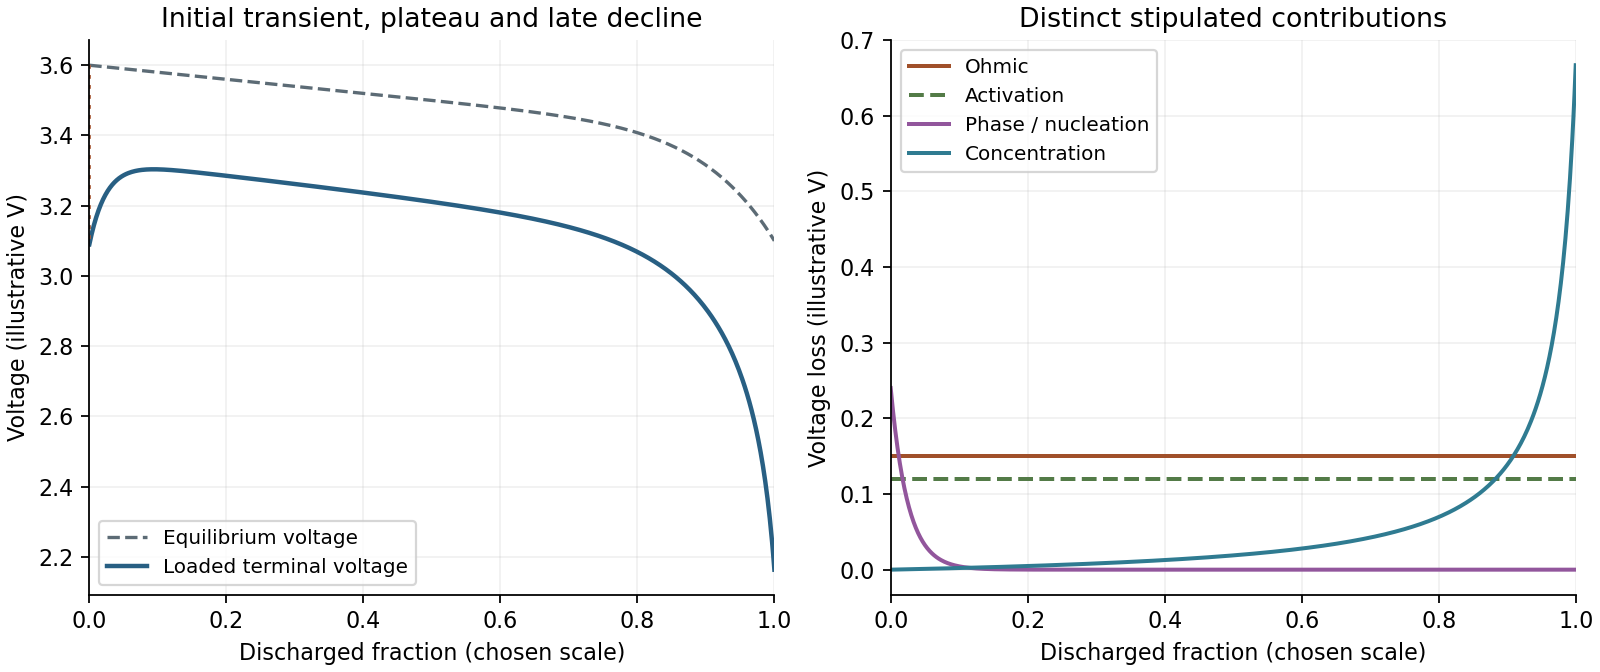

Reproduce this figure in Python.
"""Original illustrative discharge/loss model; Python 3.14, numpy, matplotlib.

No measured battery data. Save a literal PNG basename into the working directory.
"""
import matplotlib
matplotlib.use('Agg')
import matplotlib.pyplot as plt
import numpy as np

fraction=np.linspace(0,1,600)
equilibrium=3.60-.20*fraction-.30*fraction**10
ohmic=np.full_like(fraction,.15)
activation=np.full_like(fraction,.12)
phase=.24*np.exp(-fraction/.025)
concentration=.02*fraction/(1.03-fraction)
loaded=equilibrium-ohmic-activation-phase-concentration
fig,axes=plt.subplots(1,2,figsize=(10,4.2),layout='constrained')
fig.patch.set_facecolor('white')
axes[0].plot(fraction,equilibrium,'--',color='#5c6b75',label='Equilibrium voltage')
axes[0].plot(fraction,loaded,color='#285f83',lw=2,label='Loaded terminal voltage')
axes[0].plot([0,0],[equilibrium[0],loaded[0]],':',color='#aa5b38',lw=1.7)
axes[0].set(xlabel='Discharged fraction (chosen scale)',ylabel='Voltage (illustrative V)',title='Initial transient, plateau and late decline')
axes[0].legend(fontsize=9,loc='lower left')
for values,label,color,style in [
    (ohmic,'Ohmic','#a0502a','-'),(activation,'Activation','#537b47','--'),
    (phase,'Phase / nucleation','#92569c','-'),(concentration,'Concentration','#2f7b91','-')]:
    axes[1].plot(fraction,values,label=label,color=color,ls=style,lw=1.8)
axes[1].set(xlabel='Discharged fraction (chosen scale)',ylabel='Voltage loss (illustrative V)',title='Distinct stipulated contributions')
axes[1].legend(loc='upper left',fontsize=9)
for ax in axes:
    ax.set_xlim(0,1)
    ax.grid(alpha=.18)
    ax.spines[['top','right']].set_visible(False)
fig.savefig('paper-1-additional-discharge.png',dpi=160,facecolor='white')
plt.close(fig)
